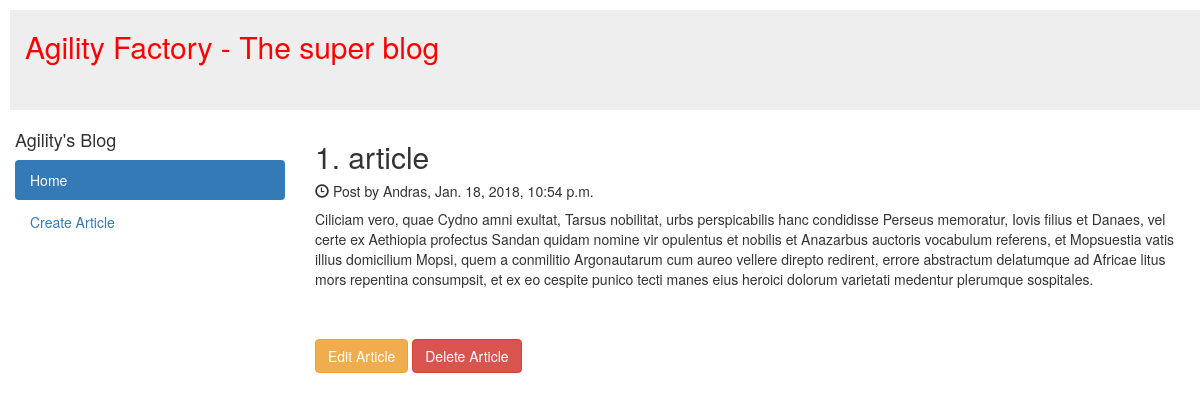
Page /articles/detail/1 on the earlier database version.
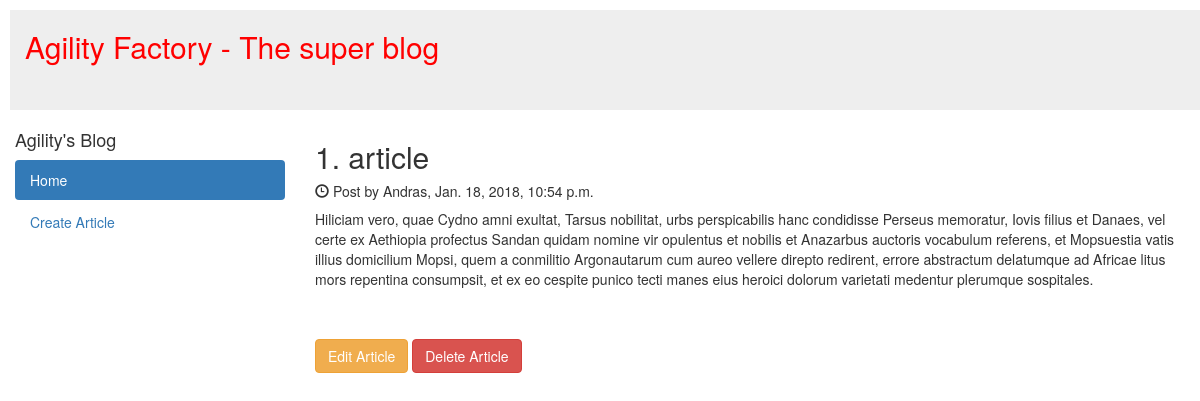
Same page on the later database version.
### articles/models.py (models this page shows, shortened)
class Articles(models.Model):
    title = models.CharField(max_length=255)
    description = models.TextField()
    author = models.CharField(max_length=255)
    created_at = models.DateTimeField(auto_now_add=True)
    updated_at = models.DateTimeField(auto_now=True)

### articles/views.py (the view)
# urls.py: url(r'^detail/(?P<pk>\d+)$', views.article_detail, name='article_detail'),
def article_detail(request, pk):
    article = Articles.objects.get(pk=pk)
    context = {'article': article}
    return render(request, 'articles/DetailArticle.html', context)

### articles/templates/articles/DetailArticle.html
{% extends 'articles/base.html' %}
{% block content %}
    <h2>{{ article.title }}</h2>
    <h5><span class="glyphicon glyphicon-time"></span> Post by {{ article.author }}, {{ article.created_at }}</h5>
    <p>{{ article.description}}</p>
    <br><br>
    <a href="{% url 'articles:article_edit' article.pk %}" class="btn btn-warning">Edit Article</a>
    <a href="#" class="btn btn-danger">Delete Article</a>
{% endblock %}

Differences in the rows shown:
changed Articles "1. article": description "Ciliciam vero, quae Cydno amni…" → "Hiliciam vero, quae Cydno amni…"
